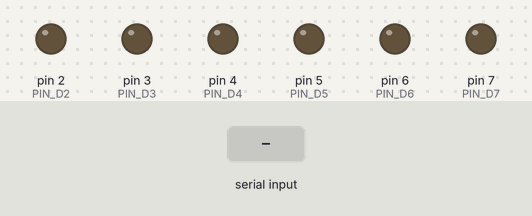
Simulated run of this sketch. Board: Arduino Uno, built with avr-gcc and run on an emulated ATmega328P. Parts: output pins drawn as LEDs (lit = HIGH). Inputs (shaded band) come from the test bench. What the sketch prints to the serial monitor is not drawn.

Above: at 0.8 s.
0.9 s: "+\n" received over Serial
At 2.1 s:
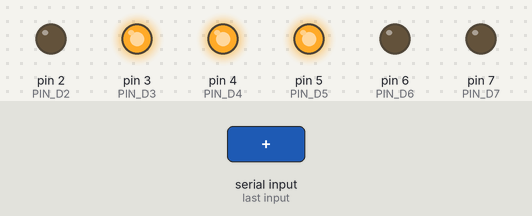
2.4 s: "-\n" received over Serial
At 3.3 s:
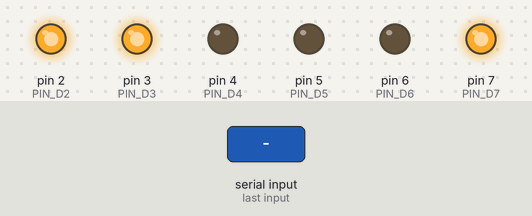
3.9 s: "+\n" received over Serial
At 4.4 s:
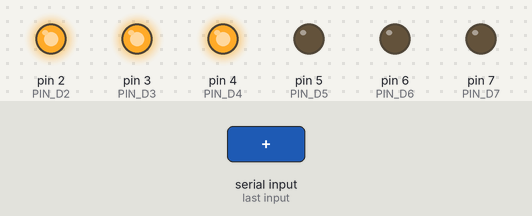
5.4 s: "-\n" received over Serial
At 6.8 s:
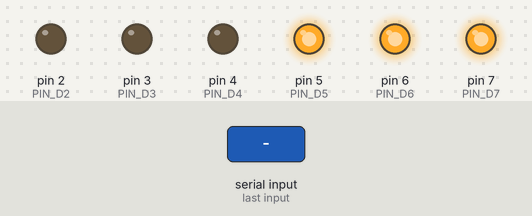
Timing chart, 0 to 7.9 s (numbered marks = the images above; inputs shaded):
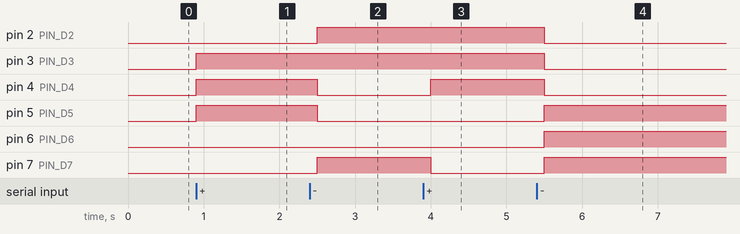

Measured:
- after the input at 0.9 s, pin 3 (PIN_D3), pin 4 (PIN_D4), pin 5 (PIN_D5): LOW → HIGH at once
- after the input at 2.4 s, pin 2 (PIN_D2), pin 7 (PIN_D7): LOW → HIGH after 0.10 s; pin 4 (PIN_D4), pin 5 (PIN_D5): HIGH → LOW after 0.10 s
- after the input at 3.9 s, pin 4 (PIN_D4): LOW → HIGH after 0.10 s; pin 7 (PIN_D7): HIGH → LOW after 0.10 s
- after the input at 5.4 s, pin 2 (PIN_D2), pin 3 (PIN_D3), pin 4 (PIN_D4): HIGH → LOW after 0.10 s; pin 5 (PIN_D5), pin 6 (PIN_D6), pin 7 (PIN_D7): LOW → HIGH after 0.10 s

The sketch:

OpenLoopSwitchingEncoder_V5.ino.ino
```cpp
#include <avr/io.h>
#include <avr/interrupt.h>
#include <Wire.h>

#define PIN_D2 2
#define PIN_D3 3
#define PIN_D4 4
#define PIN_D5 5
#define PIN_D6 6
#define PIN_D7 7

//#define SensorPins XXX

bool rotationCW = true;
const uint8_t states1[] = {0b100000, 0b010000, 0b001000, 0b000100, 0b000010, 0b000001};
const uint8_t states2[] = {0b110000, 0b011000, 0b001100, 0b000110, 0b000011, 0b100001};
const uint8_t states3[] = {0b100000, 0b110000, 0b010000, 0b011000, 0b001000, 0b001100};
const uint8_t states4[] = {0b111000, 0b011100, 0b001110, 0b000111, 0b100011, 0b110001};
const uint8_t states5[] = {0b111000, 0b011000, 0b011100, 0b001100, 0b001110, 0b000110};
const uint8_t states6[] = {0b100000, 0b110000, 0b111000, 0b011000, 0b001000, 0b001100};

const uint8_t *currentStates = states4;
uint8_t numStates = sizeof(states4) / sizeof(states4[0]);
volatile uint8_t currentStateIndex = 0;
volatile bool updateFlag = false;

uint32_t interval_ms = 100;
double freq;

//--------------------Functions--------------------

ISR(TIMER1_COMPA_vect) {
  //Read Sensor Value
  /* Placeholder */
  //rotate to next/previous sector of Motor according to Serial Input
  currentStateIndex = (updateFlag && rotationCW) ? (currentStateIndex == 0 ? numStates - 1 : currentStateIndex - 1) : (currentStateIndex + 1) % numStates;
  if (updateFlag) updateOutputs(currentStates[currentStateIndex]);
  updateFlag = false;
}

void setTimerInterval(uint32_t desiredInterval_ms) {
  uint32_t clockCycles = (desiredInterval_ms * 1000) / 64;
  if (clockCycles > 65535) clockCycles = 65535;
  TCCR1A = 0;
  TCCR1B = (1 << WGM12) | (1 << CS12) | (1 << CS10);
  OCR1A = clockCycles - 1;
  TIMSK1 = (1 << OCIE1A);
}

void updateOutputs(uint8_t state) {
  digitalWrite(PIN_D2, (state & 0b100000) ? HIGH : LOW);
  digitalWrite(PIN_D3, (state & 0b010000) ? HIGH : LOW);
  digitalWrite(PIN_D4, (state & 0b001000) ? HIGH : LOW);
  digitalWrite(PIN_D5, (state & 0b000100) ? HIGH : LOW);
  digitalWrite(PIN_D6, (state & 0b000010) ? HIGH : LOW);
  digitalWrite(PIN_D7, (state & 0b000001) ? HIGH : LOW);
}

void debugOutput(uint8_t state) {
  Serial.print("Current interval: ");
  Serial.print(interval_ms);
  Serial.print("ms | ");
  Serial.print(freq);
  Serial.print("Hz || ");
  Serial.print("Current State: ");
  Serial.println(state, BIN);
}

/* String stateReaderUpdater() {
  String contInput = Serial.readStringUntil('\n');
  int contDelimiterIndex = contInput.indexOf('|');
  char direction = contInput.substring(0, contDelimiterIndex).charAt(0);
  int
}
*/
//--------------------Main Arduino Functions--------------------

void setup() {
  // put your setup code here, to run once:
   pinMode(PIN_D2, OUTPUT);
  pinMode(PIN_D3, OUTPUT);
  pinMode(PIN_D4, OUTPUT);
  pinMode(PIN_D5, OUTPUT);
  pinMode(PIN_D6, OUTPUT);
  pinMode(PIN_D7, OUTPUT);

  Serial.begin(9600);

  Serial.println("Enter configuration (1-6) and timer interval (ms) in format: Config|Interval");
  while (!Serial.available());
  String input = Serial.readStringUntil('\n');

  int delimiterIndex = input.indexOf('|');
  if (delimiterIndex != -1) {
    int config = input.substring(0, delimiterIndex).toInt();
    interval_ms = input.substring(delimiterIndex + 1).toInt();

    switch (config) {
      case 1: currentStates = states1; numStates = sizeof(states1) / sizeof(states1[0]); break;
      case 2: currentStates = states2; numStates = sizeof(states2) / sizeof(states2[0]); break;
      case 3: currentStates = states3; numStates = sizeof(states3) / sizeof(states3[0]); break;
      case 4: currentStates = states4; numStates = sizeof(states4) / sizeof(states4[0]); break;
      case 5: currentStates = states5; numStates = sizeof(states5) / sizeof(states5[0]); break;
      case 6: currentStates = states6; numStates = sizeof(states6) / sizeof(states6[0]); break;
    }
  }
  setTimerInterval(interval_ms);
  updateOutputs(currentStates[currentStateIndex]);

}

void loop() {
  // put your main code here, to run repeatedly:
  if(Serial.available()>0) {
    String contInput = Serial.readStringUntil('\n');
    int contDelimiterIndex = contInput.indexOf('|');
    int contConfig = contInput.substring(0,contDelimiterIndex).toInt();
    switch(contInput.charAt(contDelimiterIndex + 1)) {
      case '+': rotationCW=true; updateFlag=true; break;
      case '-': rotationCW=false; updateFlag = true; break;
    }
  }
}
```
